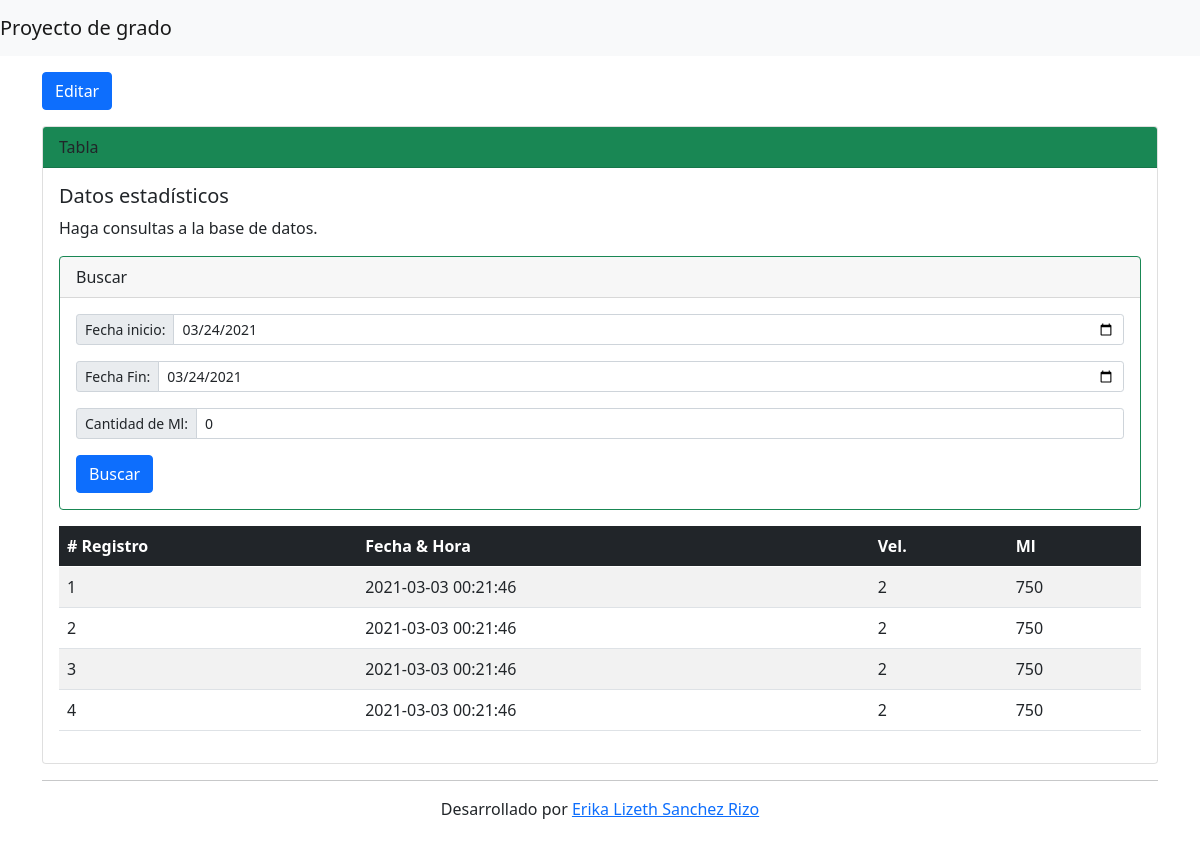
The page / on the database its author committed.
### tables this page shows
CREATE TABLE IF NOT EXISTS `registros` (
  `id` bigint(20) NOT NULL AUTO_INCREMENT,
  `FechaHora` timestamp NOT NULL DEFAULT current_timestamp(),
  `Velocidad` float NOT NULL DEFAULT 0,
  `CantidadMl` float NOT NULL DEFAULT 0,
  PRIMARY KEY (`id`)
);

### controller/maquina.controller.php (called while the page is built, shortened)
<?php
require_once 'model/registro.php';
require_once 'buscador.php';
class MaquinaController {
    private $registroModel;
    public function __CONSTRUCT() {
        $this->registroModel = new Registro();
        $this->buscador = new Buscador();
    }
    public function Index() {
        require_once 'view/header.php';
        require_once 'view/maquina/registros.php';
        require_once 'view/footer.php';
    }
    public function Listar() {
        if (isset($_REQUEST['cantidadMl']) && isset($_REQUEST['fechaInicio']) && isset($_REQUEST['fechaFinal'])
        ) {
            $result = $this->registroModel->ListarP($_REQUEST['cantidadMl'], $_REQUEST['fechaInicio'], $_REQUEST['fechaFinal']);
            return $result;
        } else {
            return $this->registroModel->Listar();
        }
    }
}

### controller/buscador.php (called while the page is built, shortened)
<?php
class Buscador {
    public function __CONSTRUCT() {
        $this->fechaInicio = date('Y-m-d');
        $this->fechaFinal = date('Y-m-d');;
        $this->cantidadMl = 0;
    }
}

### model/database.php (called while the page is built)
<?php
class Database
{
    public static function StartUp()
    {
        $pdo = new PDO('mysql:host=localhost;dbname=trabajo_grado;charset=utf8', 'root', '');
        $pdo->setAttribute(PDO::ATTR_ERRMODE, PDO::ERRMODE_EXCEPTION);
        return $pdo;
    }
}

### model/registro.php (called while the page is built, shortened)
<?php
class Registro {
    private $pdo;
    public function __CONSTRUCT() {
        try {
            $this->pdo = Database::StartUp();
        } catch (Exception $e) {
            die($e->getMessage());
        }
    }
    public function Listar() {
        try {
            $stm = $this->pdo->prepare("SELECT * FROM registros");
            $stm->execute();
            return $stm->fetchAll(PDO::FETCH_OBJ);
        } catch (Exception $e) {
            die($e->getMessage());
        }
    }
}

### view/maquina/registros.php (the view)
<div class="well well-sm text-right">
    <a class="btn btn-primary" href="?c=Maquina&a=Crud&id=1">Editar</a>
</div>
<div class="row mt-3">
    <div class="col">
        <div class="card">
            <div class="card-header bg-success">
                Tabla
            </div>
            <div class="card-body">
                <h5 class="card-title">Datos estadísticos</h5>
                <p class="card-text">Haga consultas a la base de datos.</p>
                <div class="card border-success mb-3">
                    <div class="card-header">Buscar</div>
                    <div class="card-body">
                        <form id="frm-buscar" action="?c=Maquina&a=Buscar" method="post" enctype="multipart/form-data">
                            <div class="input-group input-group-sm mb-3">
                                <span class="input-group-text" id="inputGroup-sizing-sm">Fecha inicio:</span>
                                <input type="date"
                                       class="form-control"
                                       name="fechaInicio"
                                       aria-label="Sizing example input"
                                       aria-describedby="inputGroup-sizing-sm"
                                       data-validacion-tipo="requerido"
                                       value="<?php echo $this->buscador->fechaInicio; ?>" />
                            </div>
                            <div class="input-group input-group-sm mb-3">
                                <span class="input-group-text" id="inputGroup-sizing-sm">Fecha Fin:</span>
                                <input type="date"
                                       class="form-control"
                                       name="fechaFinal"
                                       aria-label="Sizing example input"
                                       aria-describedby="inputGroup-sizing-sm"
                                       data-validacion-tipo="requerido"
                                       value="<?php echo $this->buscador->fechaFinal; ?>" />
                            </div>
                            <div class="input-group input-group-sm mb-3">
                                <span class="input-group-text" id="inputGroup-sizing-sm">Cantidad de Ml:</span>
                                <input type="number"
                                       class="form-control"
                                       name="cantidadMl"
                                       data-validacion-tipo="requerido"
                                       value="<?php echo $this->buscador->cantidadMl; ?>">
                            </div>
                            <button class="btn btn-primary">Buscar</button>
                        </form>
                    </div>
                </div>
                <table id="myTable" class="display table table-striped table-hover mb-3">
                    <thead class="table-dark">
                        <tr>
                            <th># Registro</th>
                            <th>Fecha & Hora</th>
                            <th>Vel.</th>
                            <th>Ml</th>
                        </tr>
                    </thead>
                    <tbody>
                        <?php foreach ($this->Listar() as $r): ?>
                            <tr>
                                <td><?php echo $r->id; ?></td>
                                <td><?php echo $r->FechaHora; ?></td>
                                <td><?php echo $r->Velocidad; ?></td>
                                <td><?php echo $r->CantidadMl; ?></td>
                            </tr>
                        <?php endforeach; ?>
                    </tbody>
                </table>
            </div>
        </div>
    </div>
</div>

### rows shown on the page
registros: id "1", FechaHora "2021-03-03 00:21:46", Velocidad "2", CantidadMl "750"
registros: id "2", FechaHora "2021-03-03 00:21:46", Velocidad "2", CantidadMl "750"
registros: id "3", FechaHora "2021-03-03 00:21:46", Velocidad "2", CantidadMl "750"
registros: id "4", FechaHora "2021-03-03 00:21:46", Velocidad "2", CantidadMl "750"
